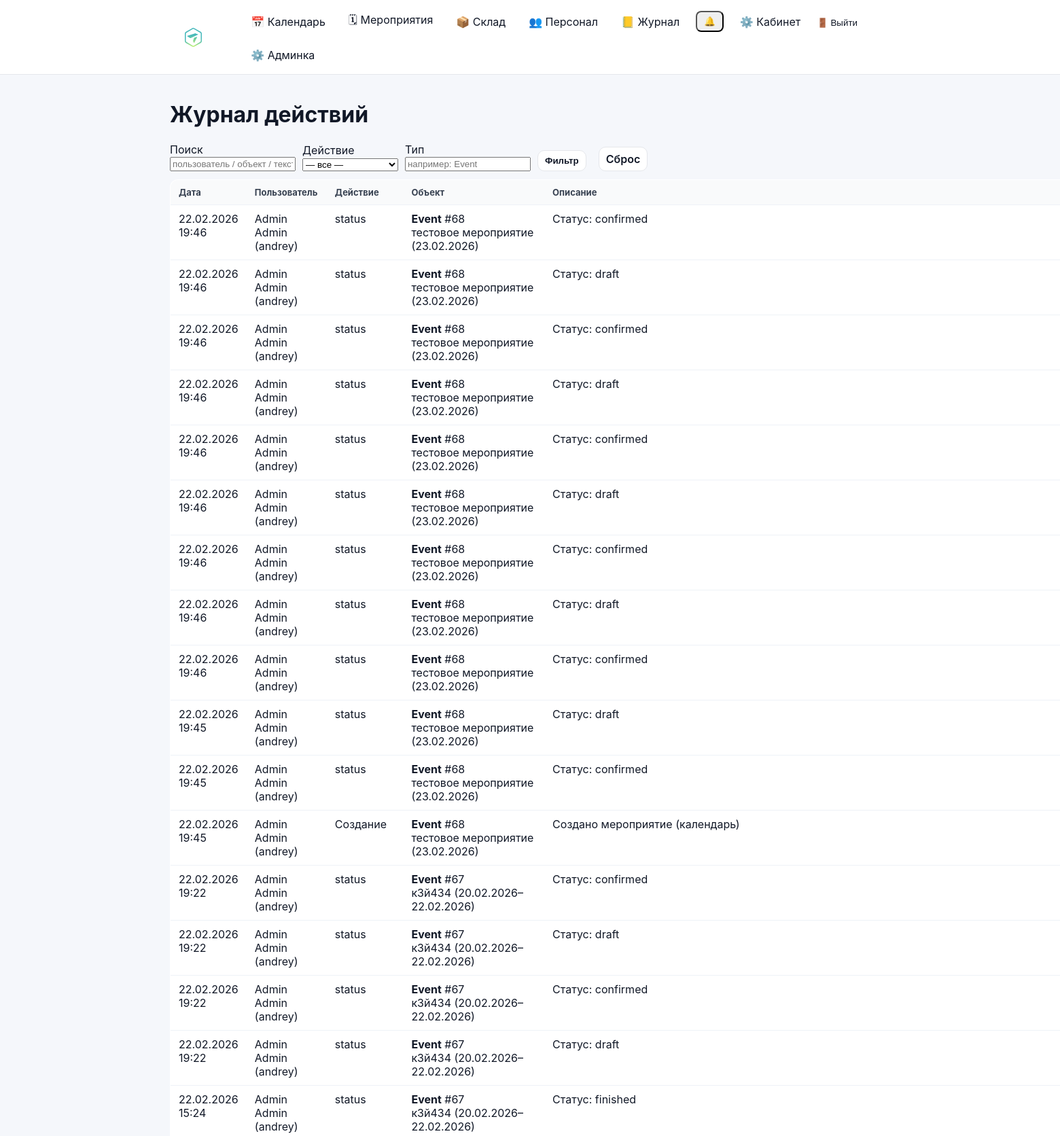
Screenshot of /audit/ (signed in, upper part) with the database file from the repository.
### audit/models.py (models this page shows, shortened)
class AuditLog(models.Model):
    ACTION_CREATE = "create"
    ACTION_UPDATE = "update"
    ACTION_DELETE = "delete"
    ACTION_CHOICES = (
        (ACTION_CREATE, "Создание"),
        (ACTION_UPDATE, "Изменение"),
        (ACTION_DELETE, "Удаление"),
    )
    created_at = models.DateTimeField(auto_now_add=True)
    actor = models.ForeignKey(
        settings.AUTH_USER_MODEL,
        on_delete=models.SET_NULL,
        null=True,
        blank=True,
        related_name="audit_logs",
        verbose_name="Кто сделал",
    )
    action = models.CharField(max_length=20, choices=ACTION_CHOICES)
    entity_type = models.CharField(max_length=120)         # например "Equipment"
    entity_id = models.CharField(max_length=64, blank=True)  # id как строка (на всякий)
    entity_repr = models.CharField(max_length=255, blank=True)
    message = models.TextField(blank=True)
    meta = models.JSONField(default=dict, blank=True)
    class Meta:
        ordering = ("-created_at",)

### accounts/models.py (models this page shows, shortened)
class User(AbstractUser):
    phone = models.CharField("Телефон", max_length=30, blank=True, default="")
    patronymic = models.CharField("Отчество", max_length=150, blank=True, default="")
    class Meta(AbstractUser.Meta):
        permissions = [
            ("manage_staff", "Can manage staff (users/roles)"),
        ]

### audit/views.py (the view, shortened to what this page needs)
# urls.py: path("", audit_list_view, name="audit_list"),
@login_required
def audit_list_view(request):
    if not can_manage_staff(request.user):
        return HttpResponseForbidden("Нет доступа")
    qs = AuditLog.objects.select_related("actor").all()
    q = (request.GET.get("q") or "").strip()
    action = (request.GET.get("action") or "").strip()
    etype = (request.GET.get("type") or "").strip()
    if action:
        qs = qs.filter(action=action)
    if etype:
        qs = qs.filter(entity_type=etype)
    return render(
        request,
        "audit/audit_list.html",
        {
            "logs": qs[:500],  # чтобы не грузить бесконечно
            "q": q,
            "action": action,
            "type": etype,
        },
    )

### accounts/context_processors.py (called while the page is built)
def authz_flags(request):
    user = getattr(request, "user", None)
    return {
        "can_manage_staff": can_manage_staff(user),
        "can_edit_event_card": can_edit_event_card(user),
        "can_edit_event_equipment": can_edit_event_equipment(user),
        "can_edit_inventory": can_edit_inventory(user),
        "can_view_stock": can_view_stock(user),
    }

### accounts/permissions.py (called while the page is built)
def _ok(user) -> bool:
    return bool(user and user.is_authenticated)

def is_super(user) -> bool:
    return bool(_ok(user) and getattr(user, "is_superuser", False))

def can_manage_staff(user) -> bool:
    return is_super(user) or (_ok(user) and user.has_perm("accounts.manage_staff"))

def can_edit_inventory(user) -> bool:
    return is_super(user) or (_ok(user) and user.has_perm("inventory.manage_inventory"))

def can_view_stock(user) -> bool:
    return is_super(user) or (_ok(user) and (user.has_perm("inventory.manage_inventory") or user.has_perm("events.edit_event_card")))

def can_edit_event_card(user) -> bool:
    return is_super(user) or (_ok(user) and user.has_perm("events.edit_event_card"))

def can_edit_event_equipment(user) -> bool:
    return is_super(user) or (_ok(user) and user.has_perm("events.edit_event_equipment"))

### audit/templates/audit/audit_list.html (shortened to what this page needs)
{% extends "base.html" %}
{% block content %}
<h1>Журнал действий</h1>
<form method="get" style="display:flex; gap:10px; flex-wrap:wrap; align-items:end; margin: 12px 0;">
  <div>
    <div class="muted">Поиск</div>
    <input type="text" name="q" value="{{ q }}" placeholder="пользователь / объект / текст" />
  </div>
  <div>
    <div class="muted">Действие</div>
    <select name="action">
      <option value="">— все —</option>
    </select>
  </div>
  <div>
    <div class="muted">Тип</div>
    <input type="text" name="type" value="{{ type }}" placeholder="например: Event" />
  </div>
  <button class="btn-secondary" type="submit">Фильтр</button>
  <a class="btn-secondary" href="{% url 'audit_list' %}">Сброс</a>
</form>
<table class="list-table">
  <thead>
    <tr>
      <th style="width:170px;">Дата</th>
      <th style="width:170px;">Пользователь</th>
      <th style="width:120px;">Действие</th>
      <th>Объект</th>
      <th>Описание</th>
    </tr>
  </thead>
  <tbody>
    {% for row in logs %}
    <tr>
      <td>{{ row.created_at|date:"d.m.Y H:i" }}</td>
      <td>
        {% if row.actor %}
          {% if row.actor.first_name or row.actor.last_name %}
            {{ row.actor.last_name }} {{ row.actor.first_name }}
            <span class="muted">({{ row.actor.username }})</span>
          {% else %}
            {{ row.actor.username }}
          {% endif %}
        {% else %}
          —
        {% endif %}
      </td>
      <td>{{ row.get_action_display }}</td>
      <td>
        <strong>{{ row.entity_type }}</strong>
        {% if row.entity_id %}#{{ row.entity_id }}{% endif %}
        {% if row.entity_repr %}
          <div class="muted">{{ row.entity_repr }}</div>
        {% endif %}
      </td>
      <td>{{ row.message|default:"—" }}</td>
    </tr>
    {% empty %}
    <tr><td colspan="5">Записей пока нет</td></tr>
    {% endfor %}
  </tbody>
</table>
{% endblock %}

### static/css/base.css (style rules this page uses)
* { box-sizing: border-box; }
html, body { height: 100%; }
body { margin: 0; font-family: -apple-system, BlinkMacSystemFont, "Segoe UI", Roboto, Arial, sans-serif; background: #f5f7fb; color: #111827; }
a { color: inherit; text-decoration: none; }
.btn-secondary { display: inline-flex; align-items: center; padding: 7px 10px; border-radius: 10px; border: 1px solid #e5e7eb; background: #ffffff; color: #111827; font-weight: 600; text-decoration: none; margin-right: 8px; transition: transform 160ms ease, box-shadow 160ms ease, background 160ms ease; }
.list-table { width: 100%; border-collapse: collapse; background: #ffffff; border: 1px solid #e5e7eb; border-radius: 12px; overflow: hidden; }
.list-table th, .list-table td { padding: 10px 12px; border-bottom: 1px solid #eef2f7; text-align: left; vertical-align: top; }
.list-table th { background: #f9fafb; font-size: 13px; color: #374151; }

### rows the page displays
AuditLog: created_at "22.02.2026 19:46", actor.last_name "Admin", actor.first_name "Admin", actor.username "andrey", action "status", entity_type "Event", entity_id "68", entity_repr "тестовое мероприятие (23.02.2026)", message "Статус: confirmed"
AuditLog: created_at "22.02.2026 19:46", actor.last_name "Admin", actor.first_name "Admin", actor.username "andrey", action "status", entity_type "Event", entity_id "68", entity_repr "тестовое мероприятие (23.02.2026)", message "Статус: draft"
AuditLog: created_at "22.02.2026 19:46", actor.last_name "Admin", actor.first_name "Admin", actor.username "andrey", action "status", entity_type "Event", entity_id "68", entity_repr "тестовое мероприятие (23.02.2026)", message "Статус: confirmed"
AuditLog: created_at "22.02.2026 19:46", actor.last_name "Admin", actor.first_name "Admin", actor.username "andrey", action "status", entity_type "Event", entity_id "68", entity_repr "тестовое мероприятие (23.02.2026)", message "Статус: draft"
AuditLog: created_at "22.02.2026 19:46", actor.last_name "Admin", actor.first_name "Admin", actor.username "andrey", action "status", entity_type "Event", entity_id "68", entity_repr "тестовое мероприятие (23.02.2026)", message "Статус: confirmed"
AuditLog: created_at "22.02.2026 19:46", actor.last_name "Admin", actor.first_name "Admin", actor.username "andrey", action "status", entity_type "Event", entity_id "68", entity_repr "тестовое мероприятие (23.02.2026)", message "Статус: draft"
AuditLog: created_at "22.02.2026 19:46", actor.last_name "Admin", actor.first_name "Admin", actor.username "andrey", action "status", entity_type "Event", entity_id "68", entity_repr "тестовое мероприятие (23.02.2026)", message "Статус: confirmed"
AuditLog: created_at "22.02.2026 19:46", actor.last_name "Admin", actor.first_name "Admin", actor.username "andrey", action "status", entity_type "Event", entity_id "68", entity_repr "тестовое мероприятие (23.02.2026)", message "Статус: draft"
AuditLog: created_at "22.02.2026 19:46", actor.last_name "Admin", actor.first_name "Admin", actor.username "andrey", action "status", entity_type "Event", entity_id "68", entity_repr "тестовое мероприятие (23.02.2026)", message "Статус: confirmed"
AuditLog: created_at "22.02.2026 19:45", actor.last_name "Admin", actor.first_name "Admin", actor.username "andrey", action "status", entity_type "Event", entity_id "68", entity_repr "тестовое мероприятие (23.02.2026)", message "Статус: draft"
AuditLog: created_at "22.02.2026 19:45", actor.last_name "Admin", actor.first_name "Admin", actor.username "andrey", action "status", entity_type "Event", entity_id "68", entity_repr "тестовое мероприятие (23.02.2026)", message "Статус: confirmed"
AuditLog: created_at "22.02.2026 19:45", actor.last_name "Admin", actor.first_name "Admin", actor.username "andrey", action "Создание", entity_type "Event", entity_id "68", entity_repr "тестовое мероприятие (23.02.2026)", message "Создано мероприятие (календарь)"
AuditLog: created_at "22.02.2026 19:22", actor.last_name "Admin", actor.first_name "Admin", actor.username "andrey", action "status", entity_type "Event", entity_id "67", entity_repr "к3й434 (20.02.2026–22.02.2026)", message "Статус: confirmed"
AuditLog: created_at "22.02.2026 19:22", actor.last_name "Admin", actor.first_name "Admin", actor.username "andrey", action "status", entity_type "Event", entity_id "67", entity_repr "к3й434 (20.02.2026–22.02.2026)", message "Статус: draft"
AuditLog: created_at "22.02.2026 19:22", actor.last_name "Admin", actor.first_name "Admin", actor.username "andrey", action "status", entity_type "Event", entity_id "67", entity_repr "к3й434 (20.02.2026–22.02.2026)", message "Статус: confirmed"
AuditLog: created_at "22.02.2026 19:22", actor.last_name "Admin", actor.first_name "Admin", actor.username "andrey", action "status", entity_type "Event", entity_id "67", entity_repr "к3й434 (20.02.2026–22.02.2026)", message "Статус: draft"
AuditLog: created_at "22.02.2026 15:24", actor.last_name "Admin", actor.first_name "Admin", actor.username "andrey", action "status", entity_type "Event", entity_id "67", entity_repr "к3й434 (20.02.2026–22.02.2026)", message "Статус: finished"
